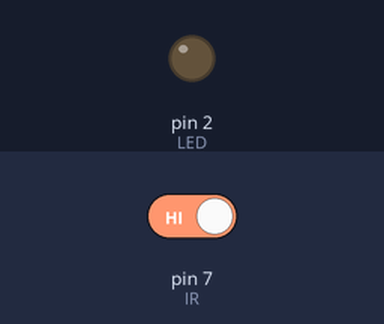
A sketch run on a simulated Arduino Uno, built with avr-gcc and run on an emulated ATmega328P. On the bench: output pins drawn as LEDs (lit = HIGH). Dashed ring = blinking. The inputs (shaded band) are chosen by the test bench; at power-on: pin 7 (IR) HIGH.

Above: at 1.2 s.
1.3 s: pin 7 (IR) driven LOW
At 1.37 s:
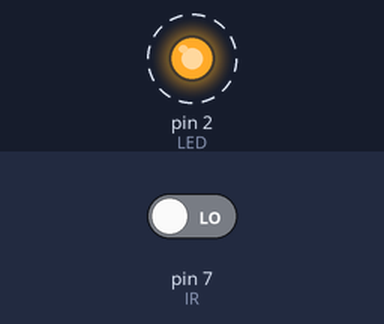
4.3 s: pin 7 (IR) driven HIGH
At 5.4 s:
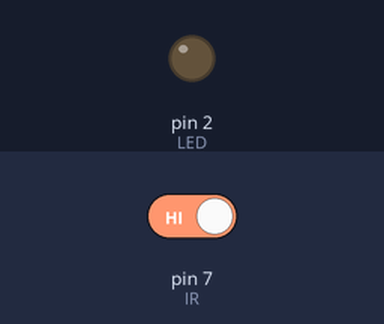
Timing chart, 0 to 7.3 s (numbered marks = the images above; inputs shaded):
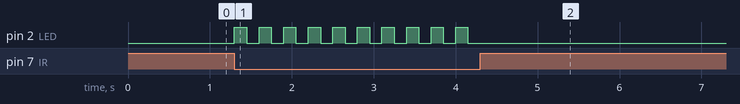

The sketch:

exp28_ir_automatic_warning_light.ino
```cpp
const int IR = 7;    // IR sensor OUT pin connected to D7
const int LED = 2;   // Warning LED connected to D2

void setup() {
  pinMode(IR, INPUT);
  pinMode(LED, OUTPUT);
}

void loop() {
  if (digitalRead(IR) == LOW) {
    // Object detected: flash the LED
    digitalWrite(LED, HIGH);
    delay(150);
    digitalWrite(LED, LOW);
    delay(150);
  } else {
    digitalWrite(LED, LOW);   // No object: LED OFF
  }
}
```

Measured:
- after the input at 1.3 s, pin 2 (LED): alternates HIGH for 0.15 s and LOW for 0.15 s, starting at once
- after the input at 4.3 s, pin 2 (LED): stops changing and stays LOW
